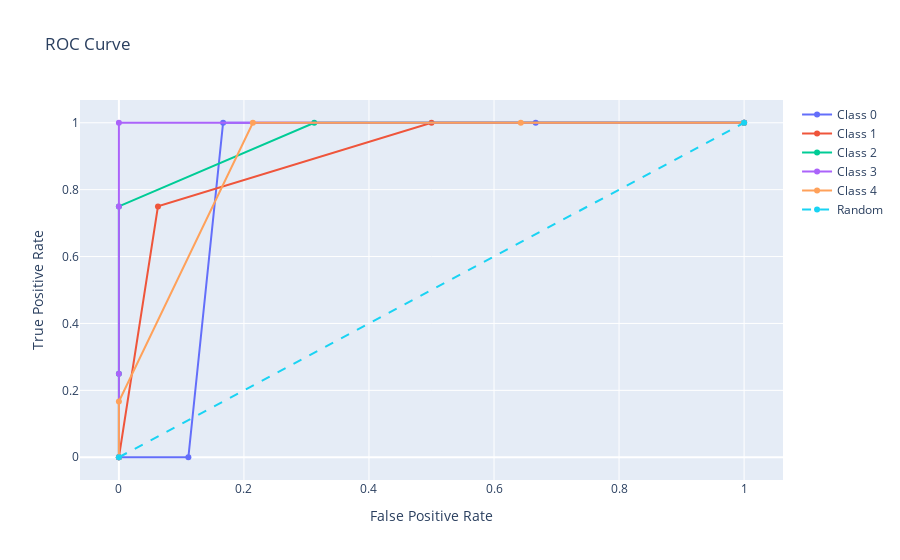

The cell this chart's notebook holds for it:
### Markdown cell above
### Plotly

### Code cell
import plotly.graph_objs as go
import numpy as np
from sklearn.metrics import roc_curve, auc

# Define the number of classes
num_classes = len(list_of_softmax[0])

# Compute the false positive rate, true positive rate and area under the ROC curve for each class
fpr = dict()
tpr = dict()
roc_auc = dict()
for i in range(num_classes):
    fpr[i], tpr[i], _ = roc_curve((np.array(list_ground_truth_label) == i).astype(int), np.array(list_of_softmax)[:, i])
    roc_auc[i] = auc(fpr[i], tpr[i])

# Compute the micro-average ROC curve and ROC area
# fpr["micro"], tpr["micro"], _ = roc_curve((np.array(list_ground_truth_label) < num_classes).astype(int), np.array(list_of_softmax).ravel())
# roc_auc["micro"] = auc(fpr["micro"], tpr["micro"])

# Create the ROC curve traces for each class and micro-average
roc_curve_traces = []
for i in range(num_classes):
    roc_curve_traces.append(go.Scatter(x=fpr[i], y=tpr[i], name='Class {}'.format(i), line=dict(width=2)))
# roc_curve_traces.append(go.Scatter(x=fpr["micro"], y=tpr["micro"], name='Micro-average', line=dict(width=2, dash='dot')))
roc_curve_traces.append(go.Scatter(x=[0, 1], y=[0, 1], name='Random', line=dict(width=2, dash='dash')))

# Create the layout for the ROC curve plot
roc_curve_layout = go.Layout(
    title='ROC Curve',
    xaxis=dict(title='False Positive Rate'),
    yaxis=dict(title='True Positive Rate'),
)

# Plot the ROC curve
fig = go.Figure(data=roc_curve_traces, layout=roc_curve_layout)
fig.show()

### Figure 1 — Plotly figure (JSON) as saved in the notebook; plotly's stock layout.template omitted (floating-point values rounded to 4 significant figures)
{"data": [{"line": {"width": 2}, "name": "Class 0", "type": "scatter", "x": [0, 0.1111, 0.1667, 0.6667, 1], "y": [0, 0, 1, 1, 1]}, {"line": {"width": 2}, "name": "Class 1", "type": "scatter", "x": [0, 0.0625, 0.5, 1], "y": [0, 0.75, 1, 1]}, {"line": {"width": 2}, "name": "Class 2", "type": "scatter", "x": [0, 0, 0, 0.3125, 1], "y": [0, 0.25, 0.75, 1, 1]}, {"line": {"width": 2}, "name": "Class 3", "type": "scatter", "x": [0, 0, 0, 0, 1], "y": [0, 0.25, 0.75, 1, 1]}, {"line": {"width": 2}, "name": "Class 4", "type": "scatter", "x": [0, 0, 0.2143, 0.6429, 1], "y": [0, 0.1667, 1, 1, 1]}, {"line": {"dash": "dash", "width": 2}, "name": "Random", "type": "scatter", "x": [0, 1], "y": [0, 1]}], "layout": {"title": {"text": "ROC Curve"}, "xaxis": {"title": {"text": "False Positive Rate"}}, "yaxis": {"title": {"text": "True Positive Rate"}}}}
